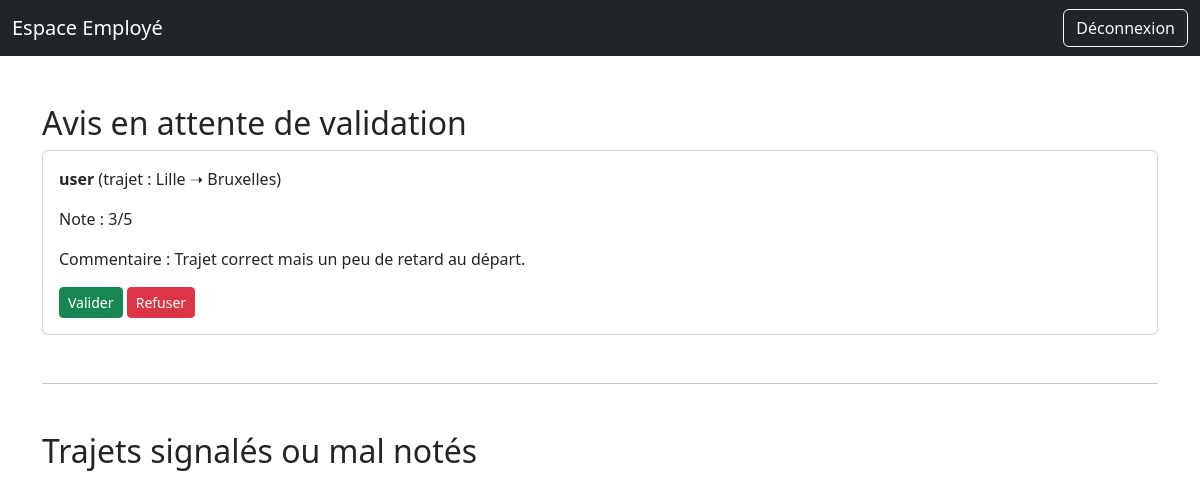
/employe.php (signed in), run on the app's committed database.
### tables this page shows
CREATE TABLE IF NOT EXISTS avis (
    id_avis INT AUTO_INCREMENT PRIMARY KEY,
    id_user INT,
    id_covoiturage INT,
    id_chauffeur INT,
    note INT CHECK (note >= 1 AND note <= 5),
    commentaire TEXT,
    valide BOOLEAN DEFAULT 0,
    date_avis DATETIME DEFAULT CURRENT_TIMESTAMP,
    FOREIGN KEY (id_user) REFERENCES utilisateur(id_user) ON DELETE CASCADE,
    FOREIGN KEY (id_covoiturage) REFERENCES covoiturage(id_covoiturage) ON DELETE CASCADE,
    FOREIGN KEY (id_chauffeur) REFERENCES utilisateur(id_user) ON DELETE CASCADE
);

CREATE TABLE IF NOT EXISTS utilisateur (
    id_user INT AUTO_INCREMENT PRIMARY KEY,
    nom VARCHAR(100) NOT NULL,
    prenom VARCHAR(100) NOT NULL,
    pseudo VARCHAR(100),
    email VARCHAR(100) UNIQUE NOT NULL,
    mot_de_passe VARCHAR(255) NOT NULL,
    role ENUM('utilisateur', 'employe', 'admin') DEFAULT 'utilisateur',
    credit INT DEFAULT 20,
    suspendu BOOLEAN DEFAULT 0,
    date_inscription DATETIME DEFAULT CURRENT_TIMESTAMP
);

CREATE TABLE IF NOT EXISTS covoiturage (
    id_covoiturage INT AUTO_INCREMENT PRIMARY KEY,
    id_chauffeur INT,
    id_vehicule INT,
    ville_depart VARCHAR(100) NOT NULL,
    ville_arrivee VARCHAR(100) NOT NULL,
    date DATE NOT NULL,
    heure_depart TIME NOT NULL,
    heure_arrivee TIME NOT NULL,
    prix DECIMAL(6,2) NOT NULL,
    nb_places INT NOT NULL,
    etat ENUM('planifié', 'en cours', 'terminé', 'annulé') DEFAULT 'planifié',
    description TEXT,
    date_creation DATETIME DEFAULT CURRENT_TIMESTAMP,
    FOREIGN KEY (id_chauffeur) REFERENCES utilisateur(id_user) ON DELETE CASCADE,
    FOREIGN KEY (id_vehicule) REFERENCES vehicule(id_vehicule) ON DELETE CASCADE
);

### employe.php (the view, shortened to what this page needs)
<?php
require_once 'auth-check-employe.php';
$avisStmt = $pdo->query("SELECT a.*, u.pseudo, c.ville_depart, c.ville_arrivee
                         FROM avis a
                         JOIN utilisateur u ON a.id_user = u.id_user
                         JOIN covoiturage c ON a.id_covoiturage = c.id_covoiturage
                         WHERE a.valide = 0");
?>
<!DOCTYPE html>
<html lang="fr">
<head>
    <link href="https://cdn.jsdelivr.net/npm/bootstrap@5.3.2/dist/css/bootstrap.min.css" rel="stylesheet">
</head>
<body>
<nav class="navbar navbar-dark bg-dark">
    <div class="container-fluid">
        <span class="navbar-brand">Espace Employé</span>
        <a href="/deconnexion.php" class="btn btn-outline-light">Déconnexion</a>
    </div>
</nav>
<div class="container mt-5">
    <h2>Avis en attente de validation</h2>
    <?php foreach ($avisStmt as $avis): ?>
        <div class="card mb-3">
            <div class="card-body">
                <p><strong><?php echo htmlspecialchars($avis['pseudo']); ?></strong> (trajet : <?php echo $avis['ville_depart'] . " ➝ " . $avis['ville_arrivee']; ?>)</p>
                <p>Note : <?php echo $avis['note']; ?>/5</p>
                <p>Commentaire : <?php echo nl2br(htmlspecialchars($avis['commentaire'])); ?></p>
                <form method="POST" class="d-inline">
                    <button name="valider_avis" value="<?php echo $avis['id_avis']; ?>" class="btn btn-success btn-sm">Valider</button>
                </form>
                <form method="POST" class="d-inline">
                    <button name="refuser_avis" value="<?php echo $avis['id_avis']; ?>" class="btn btn-danger btn-sm">Refuser</button>
                </form>
            </div>
        </div>
    <?php endforeach; ?>
    <hr class="my-5">
    <h2>Trajets signalés ou mal notés</h2>
</div>
</body>
</html>

### data on the page
avis: id_user.pseudo "user", id_covoiturage.ville_depart "Lille", id_covoiturage.ville_arrivee "Bruxelles", note "3", commentaire "Trajet correct mais un peu de retard au départ.", $avis['id_avis'] 4 (drawn)
